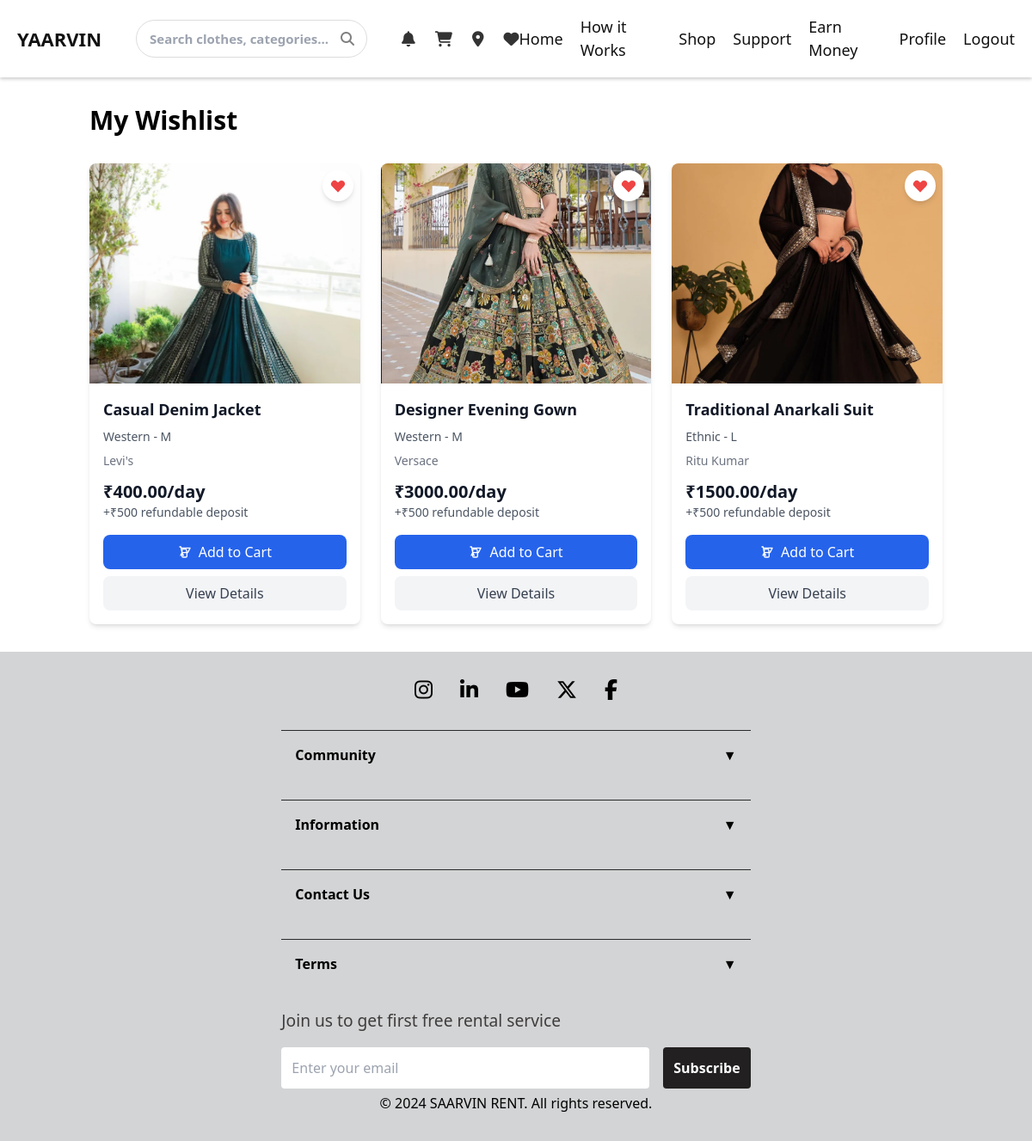
The app's page /wishlist/ (signed in) with its own data.
### products/models.py (models this page shows, shortened)
class Wishlist(models.Model):
    user = models.ForeignKey(User, on_delete=models.CASCADE, related_name='wishlist')
    product = models.ForeignKey(Product, on_delete=models.CASCADE, related_name='wishlist_items')
    created_at = models.DateTimeField(auto_now_add=True)
    class Meta:
        unique_together = ['user', 'product']
        ordering = ['-created_at']

class Product(models.Model):
    SIZE_CHOICES = [
        ('XS', 'Extra Small'),
        ('S', 'Small'),
        ('M', 'Medium'),
        ('L', 'Large'),
        ('XL', 'Extra Large'),
        ('XXL', 'Double Extra Large'),
        ('XXXL', 'Triple Extra Large'),
    ]
    CONDITION_CHOICES = [
        ('NEW', 'New'),
        ('EXCELLENT', 'Excellent'),
        ('GOOD', 'Good'),
        ('FAIR', 'Fair'),
    ]
    name = models.CharField(max_length=200)
    description = models.TextField()
    category = models.ForeignKey(Category, on_delete=models.CASCADE, related_name='products')
    subcategory = models.ForeignKey(SubCategory, on_delete=models.CASCADE, related_name='products')
    owner = models.ForeignKey(User, on_delete=models.CASCADE, related_name='owned_products')
    size = models.CharField(max_length=10, choices=SIZE_CHOICES)
    color = models.CharField(max_length=50)
    brand = models.CharField(max_length=100, blank=True, null=True)
    condition = models.CharField(max_length=20, choices=CONDITION_CHOICES, default='GOOD')
    rental_price_per_day = models.DecimalField(max_digits=10, decimal_places=2)
    security_deposit = models.DecimalField(max_digits=10, decimal_places=2, default=0)
    is_available = models.BooleanField(default=True)
    is_featured = models.BooleanField(default=False)
    created_at = models.DateTimeField(auto_now_add=True)
    updated_at = models.DateTimeField(auto_now=True)
    class Meta:
        ordering = ['-created_at']

class ProductImage(models.Model):
    product = models.ForeignKey(Product, on_delete=models.CASCADE, related_name='images')
    image = models.ImageField(upload_to='products/')
    is_primary = models.BooleanField(default=False)
    created_at = models.DateTimeField(auto_now_add=True)
    class Meta:
        ordering = ['-is_primary', 'created_at']

class Category(models.Model):
    name = models.CharField(max_length=100, unique=True)
    slug = models.SlugField(max_length=100, unique=True)
    description = models.TextField(blank=True, null=True)
    image = models.ImageField(upload_to='categories/', blank=True, null=True)
    is_active = models.BooleanField(default=True)
    created_at = models.DateTimeField(auto_now_add=True)
    updated_at = models.DateTimeField(auto_now=True)
    class Meta:
        verbose_name_plural = "Categories"
        ordering = ['name']

### core/views.py (the view)
# urls.py: path('wishlist/', views.wishlist_view, name='wishlist'),
@login_required
def wishlist(request):
    wishlist_items = Wishlist.objects.filter(user=request.user)
    context = {
        'wishlist_items': wishlist_items,
    }
    return render(request, 'wishlist.html', context)

### templates/wishlist.html (shortened to what this page needs)
{% extends 'base.html' %}
{% load static %}
{% block content %}
<div class="container mx-auto px-4 py-8">
    <h1 class="text-3xl font-bold mb-8">My Wishlist</h1>
    {% if wishlist_items %}
        <div class="grid grid-cols-1 md:grid-cols-2 lg:grid-cols-3 xl:grid-cols-4 gap-6">
            {% for item in wishlist_items %}
            <div class="bg-white rounded-lg shadow-md overflow-hidden hover:shadow-lg transition-shadow duration-300">
                <div class="relative">
                    {% if item.product.images.first and item.product.images.first.image and item.product.images.first.image.name %}
                        <img src="{{ item.product.images.first.image.url }}"
                             alt="{{ item.product.name }}"
                             class="w-full h-64 object-cover">
                    {% else %}
                        <img src="{% static 'images/default-product.jpg' %}"
                             alt="{{ item.product.name }}"
                             class="w-full h-64 object-cover">
                    {% endif %}
                    <button onclick="removeFromWishlist('{{ item.product.id }}')"
                            class="absolute top-2 right-2 bg-white rounded-full p-2 shadow-md hover:bg-red-50 transition-colors duration-200">
                        <svg class="w-5 h-5 text-red-500" fill="currentColor" viewBox="0 0 20 20">
                            <path fill-rule="evenodd" d="M3.172 5.172a4 4 0 015.656 0L10 6.343l1.172-1.171a4 4 0 115.656 5.656L10 17.657l-6.828-6.829a4 4 0 010-5.656z" clip-rule="evenodd"></path>
                        </svg>
                    </button>
                </div>
                <div class="p-4">
                    <h3 class="text-lg font-semibold text-gray-900 mb-2 line-clamp-2">{{ item.product.name }}</h3>
                    <p class="text-sm text-gray-600 mb-2">{{ item.product.category.name }} - {{ item.product.size }}</p>
                    <p class="text-sm text-gray-500 mb-3">{{ item.product.brand|default:"No brand" }}</p>
                    <div class="mb-4">
                        <p class="text-xl font-bold text-gray-900">₹{{ item.product.rental_price_per_day }}/day</p>
                        <p class="text-sm text-gray-600">+₹500 refundable deposit</p>
                    </div>
                    <div class="space-y-2">
                        <button onclick="addToCart('{{ item.product.id }}')"
                                class="w-full bg-blue-600 text-white py-2 px-4 rounded-lg font-medium hover:bg-blue-700 transition duration-200 flex items-center justify-center gap-2">
                            <svg class="w-4 h-4" fill="none" stroke="currentColor" viewBox="0 0 24 24">
                                <path stroke-linecap="round" stroke-linejoin="round" stroke-width="2" d="M3 3h2l.4 2M7 13h10l4-8H5.4m0 0L7 13m0 0l-2.5 5M7 13l2.5 5m6-5v6a2 2 0 01-2 2H9a2 2 0 01-2-2v-6m8 0V9a2 2 0 00-2-2H9a2 2 0 00-2 2v4.01"></path>
                            </svg>
                            Add to Cart
                        </button>
                        <a href="{% url 'product_detail' item.product.id %}"
                           class="w-full bg-gray-100 text-gray-700 py-2 px-4 rounded-lg font-medium hover:bg-gray-200 transition duration-200 text-center block">
                            View Details
                        </a>
                    </div>
                </div>
            </div>
            {% endfor %}
        </div>
    {% endif %}
</div>
{% endblock %}

### static/css/style.css (style rules this page uses)
* { box-sizing: border-box; margin: 0; padding: 0; }
body { font-family: "Segoe UI", sans-serif; }

### templates/wishlist.html (style rules this page uses)
.line-clamp-2 { display: -webkit-box; -webkit-line-clamp: 2; line-clamp: 2; -webkit-box-orient: vertical; overflow: hidden; }

### records on screen
Wishlist: product.images.first.image (picture), product.name "Casual Denim Jacket", product.category.name "Western", product.size "M", product.brand "Levi's", product.rental_price_per_day "400.00"
Wishlist: product.images.first.image (picture), product.name "Designer Evening Gown", product.category.name "Western", product.size "M", product.brand "Versace", product.rental_price_per_day "3000.00"
Wishlist: product.images.first.image (picture), product.name "Traditional Anarkali Suit", product.category.name "Ethnic", product.size "L", product.brand "Ritu Kumar", product.rental_price_per_day "1500.00"
